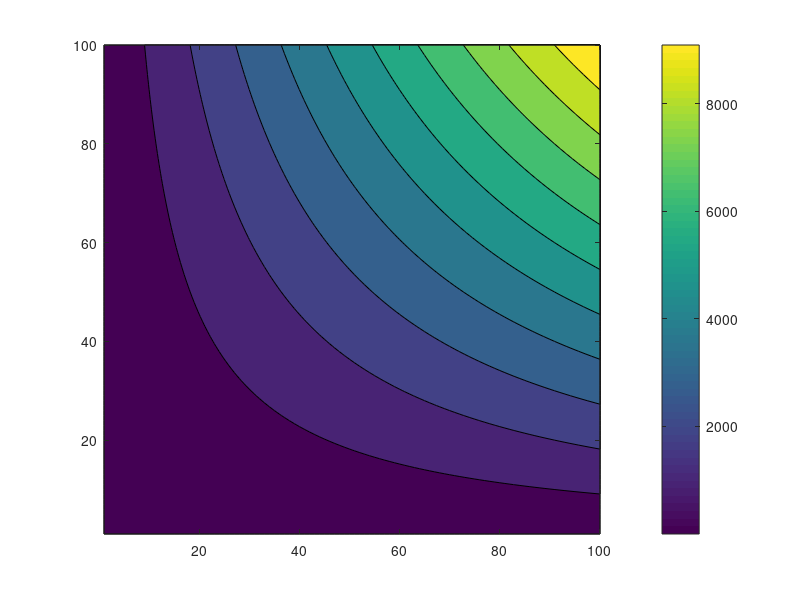

Recreate this plot in MATLAB.
% function value = mc(i,j)
% C = 597522;
% if j==500 || j==1 || i==500 || i==1
%     value = 0;
% elseif j == 250 && i == 250
%     value = C;
% else
%     fate = rand;
%     if fate <= 0.25
%         value = mc(i-1,j);
%     elseif fate <= 0.5
%         value = mc(i+1,j);
%     elseif fate <= 0.75
%         value = mc(i,j-1);
%     else
%         value = mc(i,j+1);
%     end
% end
clear
i = 1:100;
j = 1:100;
site = i'*j;
contourf(site);
colorbar;
